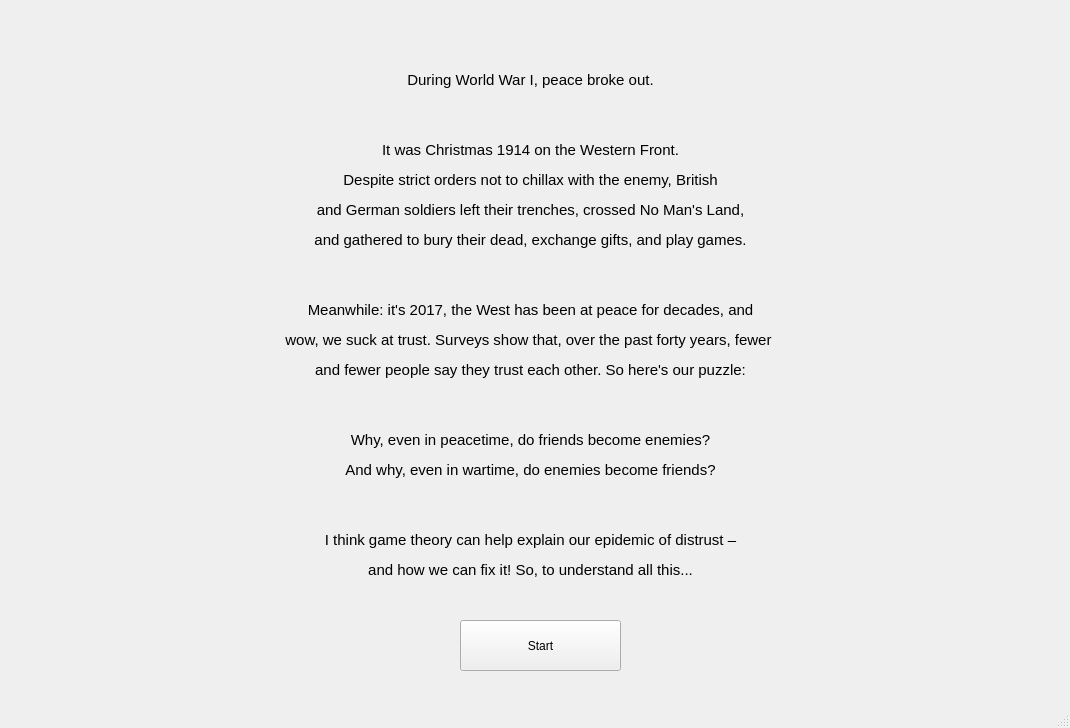
<?xml version="1.0" encoding="UTF-8"?>
<ui version="4.0">
 <class>intro</class>
 <widget class="QMainWindow" name="intro">
  <property name="geometry">
   <rect>
    <x>0</x>
    <y>0</y>
    <width>1070</width>
    <height>728</height>
   </rect>
  </property>
  <property name="windowTitle">
   <string>intro</string>
  </property>
  <widget class="QWidget" name="centralwidget">
   <widget class="QLabel" name="label">
    <property name="geometry">
     <rect>
      <x>140</x>
      <y>30</y>
      <width>781</width>
      <height>591</height>
     </rect>
    </property>
    <property name="text">
     <string>&lt;html&gt;&lt;head/&gt;&lt;body&gt;&lt;p align=&quot;center&quot;&gt;&lt;span style=&quot; font-size:11pt;&quot;&gt;During World War I, peace broke out.&lt;/span&gt;&lt;/p&gt;&lt;p align=&quot;center&quot;&gt;&lt;br/&gt;&lt;/p&gt;&lt;p align=&quot;center&quot;&gt;&lt;span style=&quot; font-size:11pt;&quot;&gt;It was Christmas 1914 on the Western Front.&lt;/span&gt;&lt;/p&gt;&lt;p align=&quot;center&quot;&gt;&lt;span style=&quot; font-size:11pt;&quot;&gt;Despite strict orders not to chillax with the enemy, British&lt;/span&gt;&lt;/p&gt;&lt;p align=&quot;center&quot;&gt;&lt;span style=&quot; font-size:11pt;&quot;&gt;and German soldiers left their trenches, crossed No Man's Land,&lt;/span&gt;&lt;/p&gt;&lt;p align=&quot;center&quot;&gt;&lt;span style=&quot; font-size:11pt;&quot;&gt;and gathered to bury their dead, exchange gifts, and play games.&lt;/span&gt;&lt;/p&gt;&lt;p align=&quot;center&quot;&gt;&lt;br/&gt;&lt;/p&gt;&lt;p align=&quot;center&quot;&gt;&lt;span style=&quot; font-size:11pt;&quot;&gt;Meanwhile: it's 2017, the West has been at peace for decades, and&lt;/span&gt;&lt;/p&gt;&lt;p align=&quot;center&quot;&gt;&lt;span style=&quot; font-size:11pt;&quot;&gt;wow, we suck at trust. Surveys show that, over the past forty years, fewer &lt;/span&gt;&lt;/p&gt;&lt;p align=&quot;center&quot;&gt;&lt;span style=&quot; font-size:11pt;&quot;&gt;and fewer people say they trust each other. So here's our puzzle:&lt;/span&gt;&lt;/p&gt;&lt;p align=&quot;center&quot;&gt;&lt;br/&gt;&lt;/p&gt;&lt;p align=&quot;center&quot;&gt;&lt;span style=&quot; font-size:11pt;&quot;&gt;Why, even in peacetime, do friends become enemies?&lt;/span&gt;&lt;/p&gt;&lt;p align=&quot;center&quot;&gt;&lt;span style=&quot; font-size:11pt;&quot;&gt;And why, even in wartime, do enemies become friends?&lt;/span&gt;&lt;/p&gt;&lt;p align=&quot;center&quot;&gt;&lt;br/&gt;&lt;/p&gt;&lt;p align=&quot;center&quot;&gt;&lt;span style=&quot; font-size:11pt;&quot;&gt;I think game theory can help explain our epidemic of distrust –&lt;/span&gt;&lt;/p&gt;&lt;p align=&quot;center&quot;&gt;&lt;span style=&quot; font-size:11pt;&quot;&gt;and how we can fix it! So, to understand all this...&lt;/span&gt;&lt;/p&gt;&lt;/body&gt;&lt;/html&gt;</string>
    </property>
   </widget>
   <widget class="QPushButton" name="pushButton">
    <property name="geometry">
     <rect>
      <x>460</x>
      <y>620</y>
      <width>161</width>
      <height>51</height>
     </rect>
    </property>
    <property name="text">
     <string>Start</string>
    </property>
   </widget>
  </widget>
  <widget class="QMenuBar" name="menubar">
   <property name="geometry">
    <rect>
     <x>0</x>
     <y>0</y>
     <width>1070</width>
     <height>26</height>
    </rect>
   </property>
  </widget>
  <widget class="QStatusBar" name="statusbar"/>
 </widget>
 <resources/>
 <connections/>
</ui>
